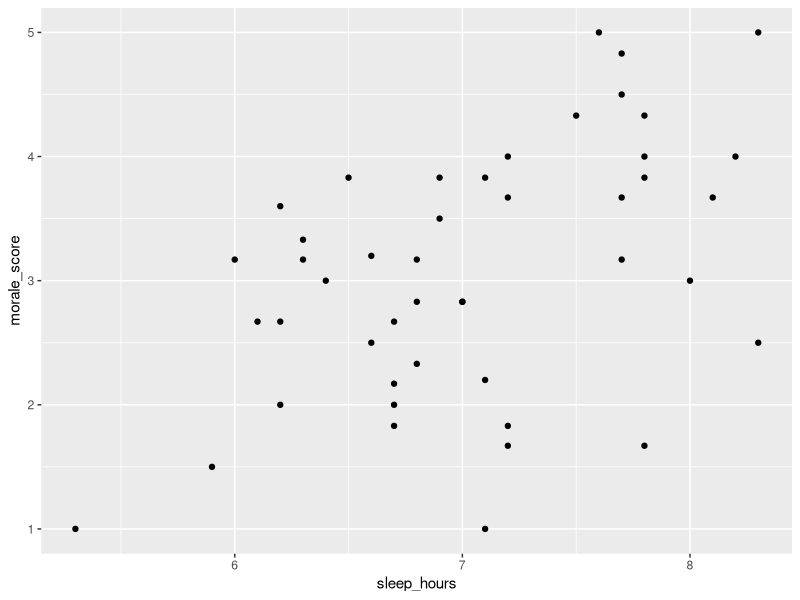

The R script that drew this image:
library(ggplot2)
sleep <- read.csv("sleep_morale.csv")

# 1. Plot first
p <- ggplot(sleep, aes(x = sleep_hours, y = morale_score)) +
  geom_point()
p

# 2. Pearson's r with its df and CI
pearson <- cor.test(sleep$sleep_hours, sleep$morale_score)
pearson
r <- unname(pearson$estimate)
df <- unname(pearson$parameter)
ci <- pearson$conf.int

# 3. Shared variance
r_squared <- r^2

# 4. Spearman's rho
spearman <- cor.test(sleep$sleep_hours, sleep$morale_score, method = "spearman", exact = FALSE)
spearman
